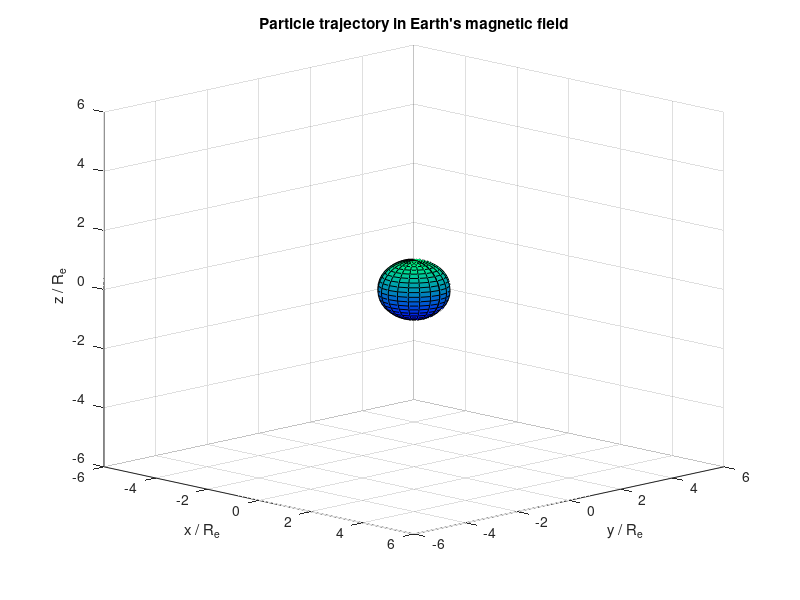

This figure's MATLAB source: (Note: this script raises an error after producing the figure.)
%MAIN Plot particle trajectories in Earth's magnetic field
% 
% Other m-files required: particle_trajectory.m
% Subfunctions: none
% MAT-files required: none
%
% Author: Liam Shepherd
% Mar 2019; Last revision: 14-Mar-2019

%% Initialise

% Clear down
clear
clc
close all

% Constants
R_e = 6.371e6;   % Radius of Earth in m
q_e = 1.602e-19; % Elementary charge in C
m_p = 1.673e-27; % Mass of proton in kg
m_e = 9.109e-31; % Mass of electron in kg
c   = 2.998e8;   % Speed of light in m s^-1

% Helper functions
% Convert eV to J
eVtoJ = @(ev) ev*1.60218e-19;
% Get velocity from relativistic kinetic energy
energytovelocity = @(e, m) c*sqrt(1 - 1/(e/(m*c^2) + 1)^2);

%% Init plot

% Create new figure
figure(1);

% Same figure for everything
hold all;

% Set viewport as 45 degrees azimuth and 15 degress elevation
view(45, 15);

% Plot axis size in Earth radii
scale = 6;
% Set the axis limits in all directions based on above
axis([-scale scale -scale scale -scale scale]);

% Add ticks at every 2nd Earth radii
xticks(-floor(scale):2:floor(scale));
yticks(-floor(scale):2:floor(scale));
zticks(-floor(scale):2:floor(scale));

% Draw grid
grid on;

% Axis labels
xlabel('x / R_e');
ylabel('y / R_e');
zlabel('z / R_e');

% Set title
title("Particle trajectory in Earth's magnetic field");

% Plot the Earth
colormap winter; % Blue/Green colours
[x,y,z] = sphere; % Unit sphere
surf(x, y, z); % Surface plot unit sphere

% Flush the plot buffer
drawnow;

%% Proton (Inner belt)

% 50 MeV proton
proton_eV = 50e6;
% Get the velocity from the energy
v_p = energytovelocity(eVtoJ(proton_eV), m_p);
% Initial conditions for proton: [r_x r_y r_z v_x v_y v_z]
%  Place proton 1 Earth radius away from equator
%  Put velocity at 45 degree angle with magnetic field in X/Z
path_p0 = [2*R_e; 0; 0; sind(45)*v_p; 0; cosd(45)*v_p];
% Timespan to solve for (roughly one Earth revolution)
t_max = 32.3;

% Setup differential equation to solve for proton
trajectory_p = @(t, s) particle_trajectory(+q_e, m_p, s);

% Decrease relative tolerance when ODE solving from default of 1e-3
%  to stop proton bounce having different height after one revolution
opts = odeset('RelTol',1e-4);

% Solve the proton path in steps to show motion
% Step size for each loop
dt = 0.5;
% For each [t, t + dt] time step
for t=0:dt:t_max-dt
    % Output where we've got up to
    fprintf('Solving proton path in inner belt for %.1f to %.1f s\n',...
        t, t+dt);
    % Solve for this step
    [~, path_p] = ode45(trajectory_p, [t t+dt], path_p0, opts);

    % Set the next loop initial conditions to the last point in this solve
    path_p0 = path_p(end, :);

    % Plot the proton path in red using units of Earth's radius
    plot3(path_p(:,1)./R_e, path_p(:,2)./R_e, path_p(:,3)./R_e,...
        'Color', 'Red');

    % Flush the plot buffer
    drawnow;
end

%% Electron (Outer belt)

% 10 MeV electron
electron_eV = 10e6;
% Get the velocity from the energy
v_e = energytovelocity(eVtoJ(electron_eV), m_e);
% Initial conditions for electron: [r_x r_y r_z v_x v_y v_z]
%  Place electron 4.5 Earth radii away from equator
%  Put velocity at 45 degree angle with magnetic field in X/Z
path_e0 = [5.5*R_e; 0; 0; sind(45)*v_e; 0; cosd(45)*v_e];
% Timespan to solve for
t_max = 1200;

% Setup differential equation to solve for electron
trajectory_e = @(t, s) particle_trajectory(-q_e, m_e, s);

% Decrease ODE solving relative tolerance to reduce bounce height drifting
%  It's still not perfect but decreasing further increases solve time
opts = odeset('RelTol', 5e-7);

% Solving the electron path in one go takes a huge amount of memory
%  and gives no feedback whilst solving. Instead break into small chunks
% Step size for each loop
dt = 0.1;
% For each [t, t + dt] time step
for t=0:dt:t_max-dt
    % Output where we've got up to
    fprintf('Solving electron path in outer belt for %.1f to %.1f s\n',...
        t, t+dt);
    % Solve for this step
    [~, path_e] = ode45(trajectory_e, [t t+dt], path_e0, opts);

    % Set the next loop initial conditions to the last point in this solve
    path_e0 = path_e(end, :);

    % Plotting all points becomes extremely slow. Instead strip only
    %  every 100th point. This breaks the smooth spiral nature of the
    %  electron path but makes the plot dragging more usable
    path_e=path_e(1:100:end, :);

    % Plot the electron path in blue using units of Earth's radius
    plot3(path_e(:,1)./R_e, path_e(:,2)./R_e, path_e(:,3)./R_e,...
        'Color', 'Blue');

    % Flush the plot buffer
    drawnow;
end